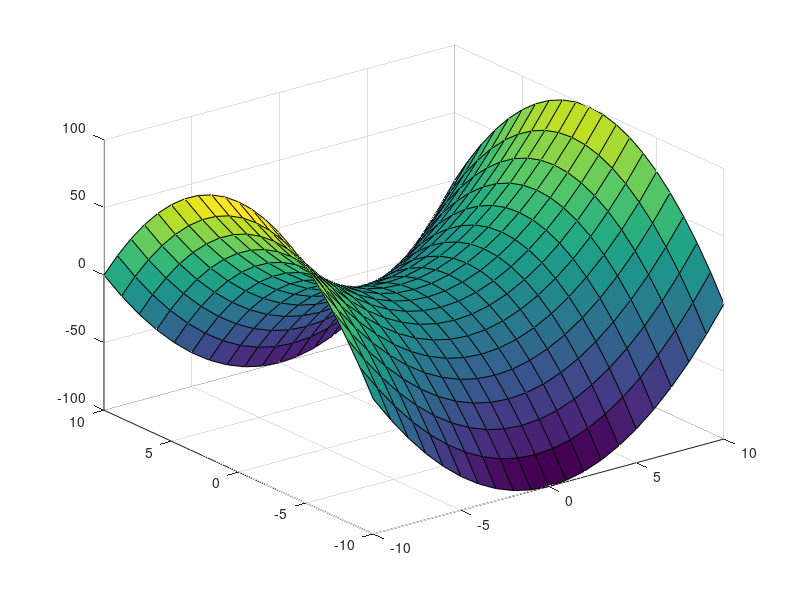
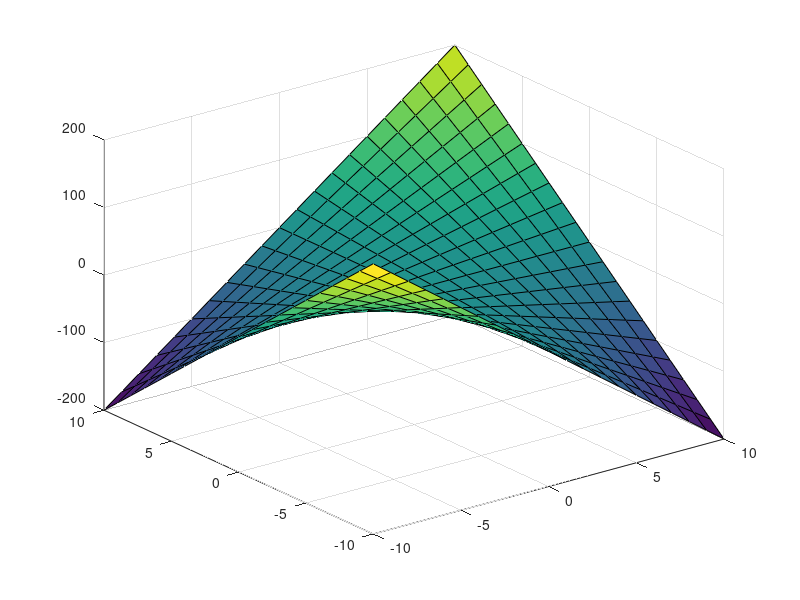
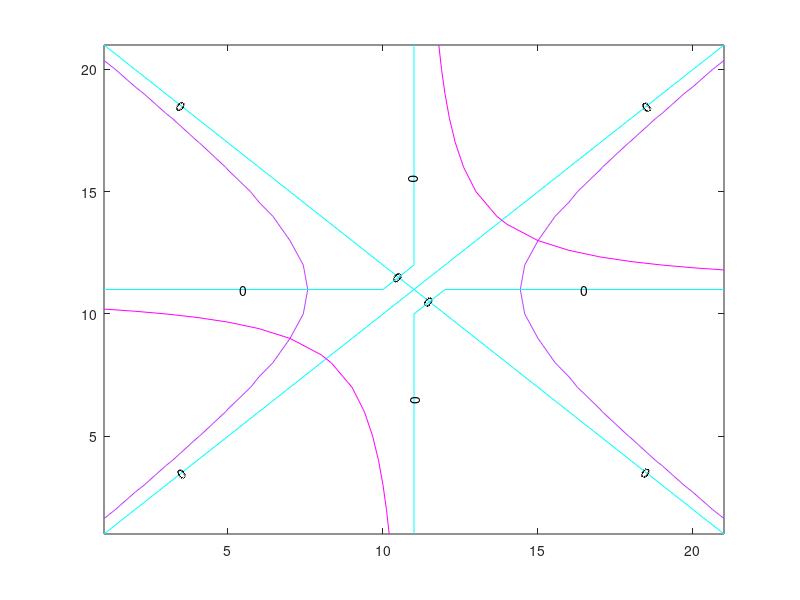
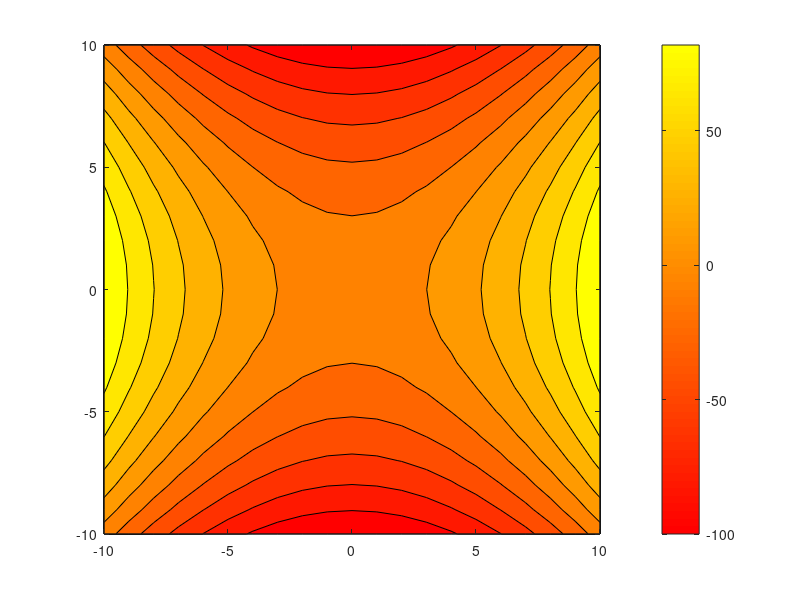

Reproduce these figures in MATLAB, in order. (Note: this script raises an error after producing the figures.)
%% 5.9

[x1, x2] = meshgrid(-10:1:10,-10:1:10);

f1 = x1.^2-x2.^2;
f2 = 2*x1.*x2; 

%%
figure(1)
surf(x1,x2,f1);
figure(2)
surf(x1,x2,f2);
%%
figure(3)
[C,h1] = contour(f1,[0 12]);
set(h1,'ShowText','on','TextStep',get(h1,'LevelStep')*2)
hold on
%figure(4)
[C,h2] = contour(f2,[0 16]);
set(h2,'ShowText','on','TextStep',get(h2,'LevelStep')*2)
colormap cool
%%
figure(5)
[C,h] = contourf(x1,x2,f1,10);
colormap autumn
colorbar

%% 5.10 
% a
syms x1 x2;
y = 2 + [1 0]*[x1-1;x2]+[x1-1 x2]*[0 -1/2;-1/2 1/2]*[x1-1;x2]
expand(y)

